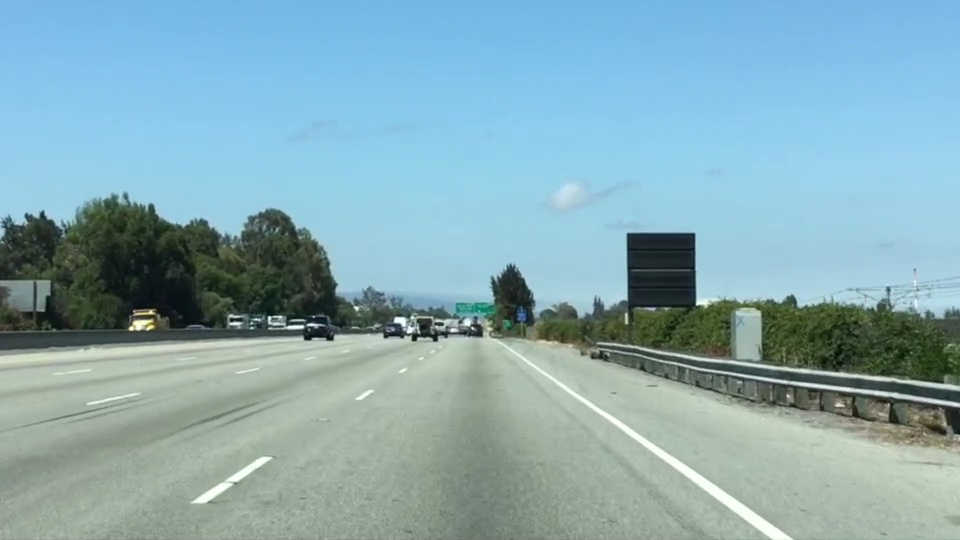
#> input picture 2_computer_vision/test.jpg, 960 x 540 px
$ python color_filter.py
#> lines starting #> are read from the running program, lines starting #| are printed output that depends on the picture
#!/usr/bin/env python2
# -*- coding: utf-8 -*-
"""
Created on Tue Nov 13 19:42:58 2018

@author: user
"""

import matplotlib.pyplot as plt
import matplotlib.image as mpimg
import numpy as np

# Read in the image
image = mpimg.imread('test.jpg')
#> image is the input picture: shape (540, 960, 3); mean R, G, B 135.5, 171.1, 179.2
ysize = image.shape[0]
#> ysize = 540
xsize = image.shape[1]
#> xsize = 960

image_R_filter=np.zeros((ysize,xsize,3),dtype=np.uint8)
image_R_filter[:,:,0]=image[:,:,0]
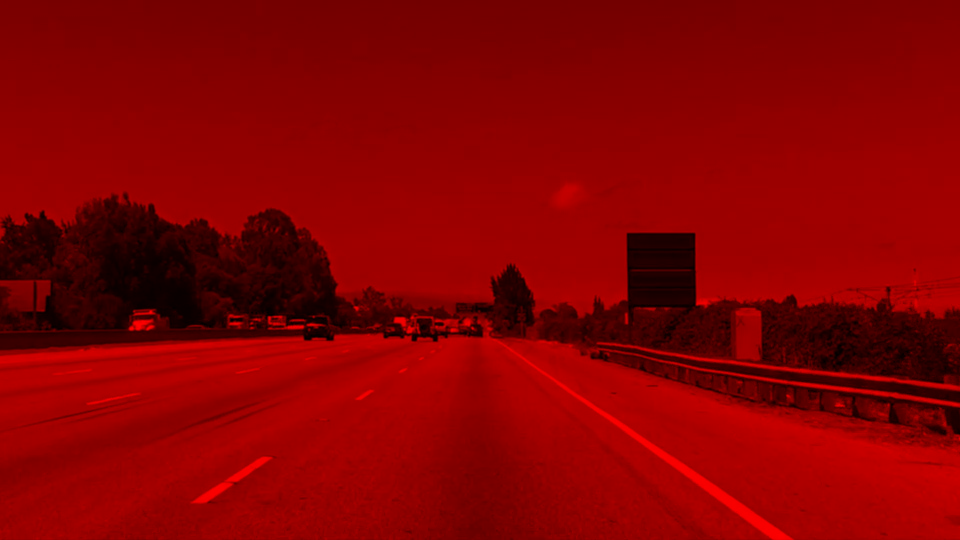
#> image_R_filter: shape (540, 960, 3); mean R, G, B 135.5, 0, 0

plt.imshow(image_R_filter)
plt.show()

image_G_filter=np.zeros((ysize,xsize,3),dtype=np.uint8)
image_G_filter[:,:,1]=image[:,:,1]
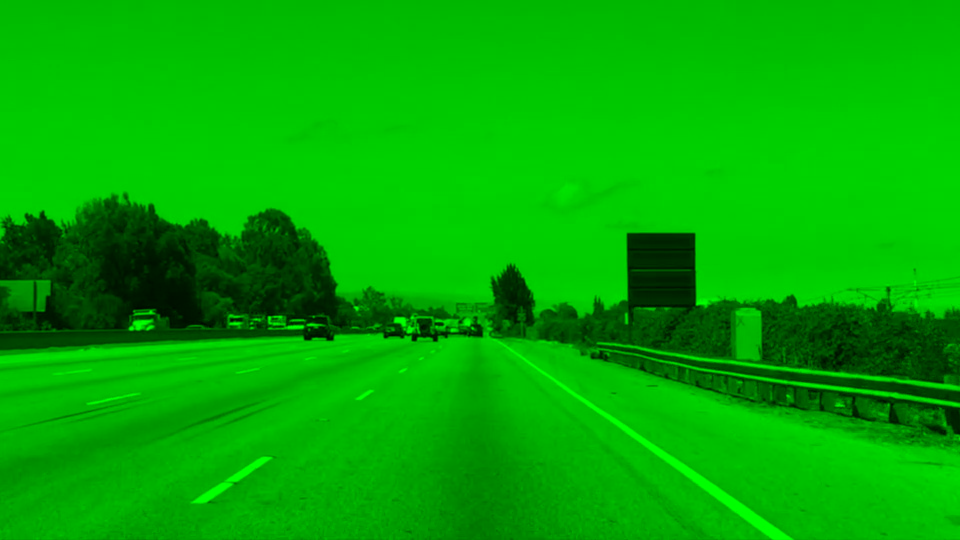
#> image_G_filter: shape (540, 960, 3); mean R, G, B 0, 171.1, 0

plt.imshow(image_G_filter)
plt.show()

image_B_filter=np.zeros((ysize,xsize,3),dtype=np.uint8)
image_B_filter[:,:,2]=image[:,:,2]
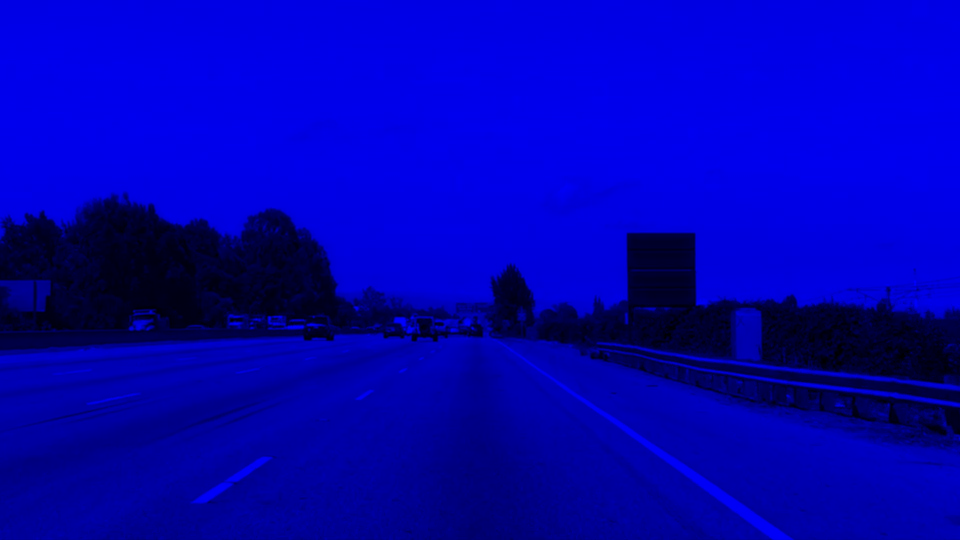
#> image_B_filter: shape (540, 960, 3); mean R, G, B 0, 0, 179.2

plt.imshow(image_B_filter)
plt.show()
